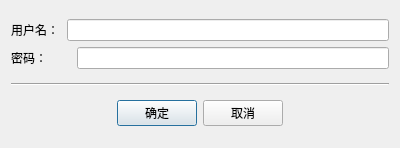
<?xml version="1.0" encoding="UTF-8"?>
<ui version="4.0">
 <class>dialog</class>
 <widget class="QDialog" name="dialog">
  <property name="geometry">
   <rect>
    <x>0</x>
    <y>0</y>
    <width>400</width>
    <height>148</height>
   </rect>
  </property>
  <property name="windowTitle">
   <string>dialog</string>
  </property>
  <layout class="QVBoxLayout" name="verticalLayout_2">
   <item>
    <layout class="QVBoxLayout" name="verticalLayout">
     <item>
      <layout class="QHBoxLayout" name="horizontalLayout_2">
       <item>
        <widget class="QLabel" name="label">
         <property name="minimumSize">
          <size>
           <width>50</width>
           <height>0</height>
          </size>
         </property>
         <property name="maximumSize">
          <size>
           <width>1000</width>
           <height>16777215</height>
          </size>
         </property>
         <property name="text">
          <string>用户名：</string>
         </property>
        </widget>
       </item>
       <item>
        <widget class="QLineEdit" name="lineEdit"/>
       </item>
      </layout>
     </item>
     <item>
      <layout class="QHBoxLayout" name="horizontalLayout">
       <item>
        <widget class="QLabel" name="label_2">
         <property name="minimumSize">
          <size>
           <width>60</width>
           <height>0</height>
          </size>
         </property>
         <property name="maximumSize">
          <size>
           <width>60</width>
           <height>16777215</height>
          </size>
         </property>
         <property name="text">
          <string>密码：</string>
         </property>
        </widget>
       </item>
       <item>
        <widget class="QLineEdit" name="lineEdit_2">
         <property name="echoMode">
          <enum>QLineEdit::Password</enum>
         </property>
        </widget>
       </item>
      </layout>
     </item>
    </layout>
   </item>
   <item>
    <widget class="Line" name="line">
     <property name="orientation">
      <enum>Qt::Horizontal</enum>
     </property>
    </widget>
   </item>
   <item>
    <layout class="QHBoxLayout" name="horizontalLayout_3">
     <item>
      <spacer name="horizontalSpacer">
       <property name="orientation">
        <enum>Qt::Horizontal</enum>
       </property>
       <property name="sizeHint" stdset="0">
        <size>
         <width>40</width>
         <height>20</height>
        </size>
       </property>
      </spacer>
     </item>
     <item>
      <widget class="QPushButton" name="pushButton">
       <property name="text">
        <string>确定</string>
       </property>
      </widget>
     </item>
     <item>
      <widget class="QPushButton" name="pushButton_2">
       <property name="text">
        <string>取消</string>
       </property>
      </widget>
     </item>
     <item>
      <spacer name="horizontalSpacer_2">
       <property name="orientation">
        <enum>Qt::Horizontal</enum>
       </property>
       <property name="sizeHint" stdset="0">
        <size>
         <width>40</width>
         <height>20</height>
        </size>
       </property>
      </spacer>
     </item>
    </layout>
   </item>
  </layout>
 </widget>
 <layoutdefault spacing="6" margin="11"/>
 <resources/>
 <connections/>
</ui>
